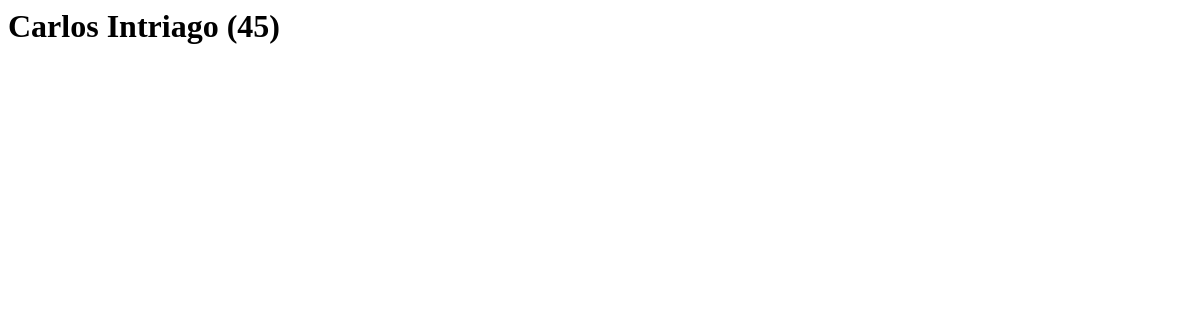
Before: /directores/2 with the older database file.
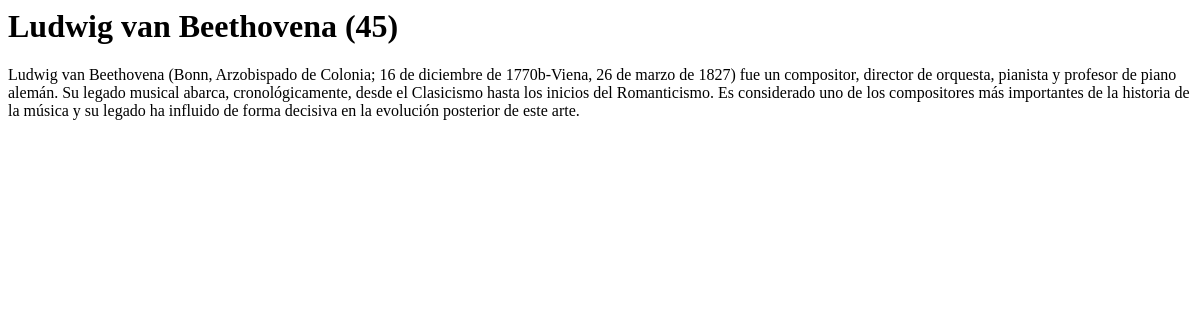
After: the same page with the newer database file.
### peliculas/models.py (models this page shows, shortened)
class Directores(models.Model):
    name = models.CharField(max_length=50)
    lastName = models.CharField(max_length=50)
    age = models.IntegerField(default=0)
    bio = models.TextField(max_length=500, default='')

### peliculas/views.py (the view)
# urls.py: path('directores/<int:directorid>', view=views.biografiadirectore),
def biografiadirectore(request, directorid):
    director = get_object_or_404(Directores, id=directorid)
    name = director.name + " " + director.lastName + " (" + str(
        director.age) + ")"
    bio = director.bio
    return render(request, 'biografia.html', {'name': name, 'bio': bio})

### peliculas/templates/biografia.html
<h1>{{name}}</h1>
<p>{{bio}}</p>

Changed rows visible on the page:
now on this page (row edited): Directores: bio "Ludwig van Beethovena​ (Bonn, Arzobispado de Colonia; 16 de diciembre de 1770b​-Viena, 26 de marzo de 1827) fue un compositor, director de orquesta, pianista y profesor de piano alemán. Su legado musical abarca, cronológicamente, desde el Clasicismo hasta los inicios del Romanticismo. Es considerado uno de los compositores más importantes de la historia de la música y su legado ha influido de forma decisiva en la evolución posterior de este arte."
Other visible differences:
{{ name }}: "Carlos Intriago (45)" → "Ludwig van Beethovena (45)"
